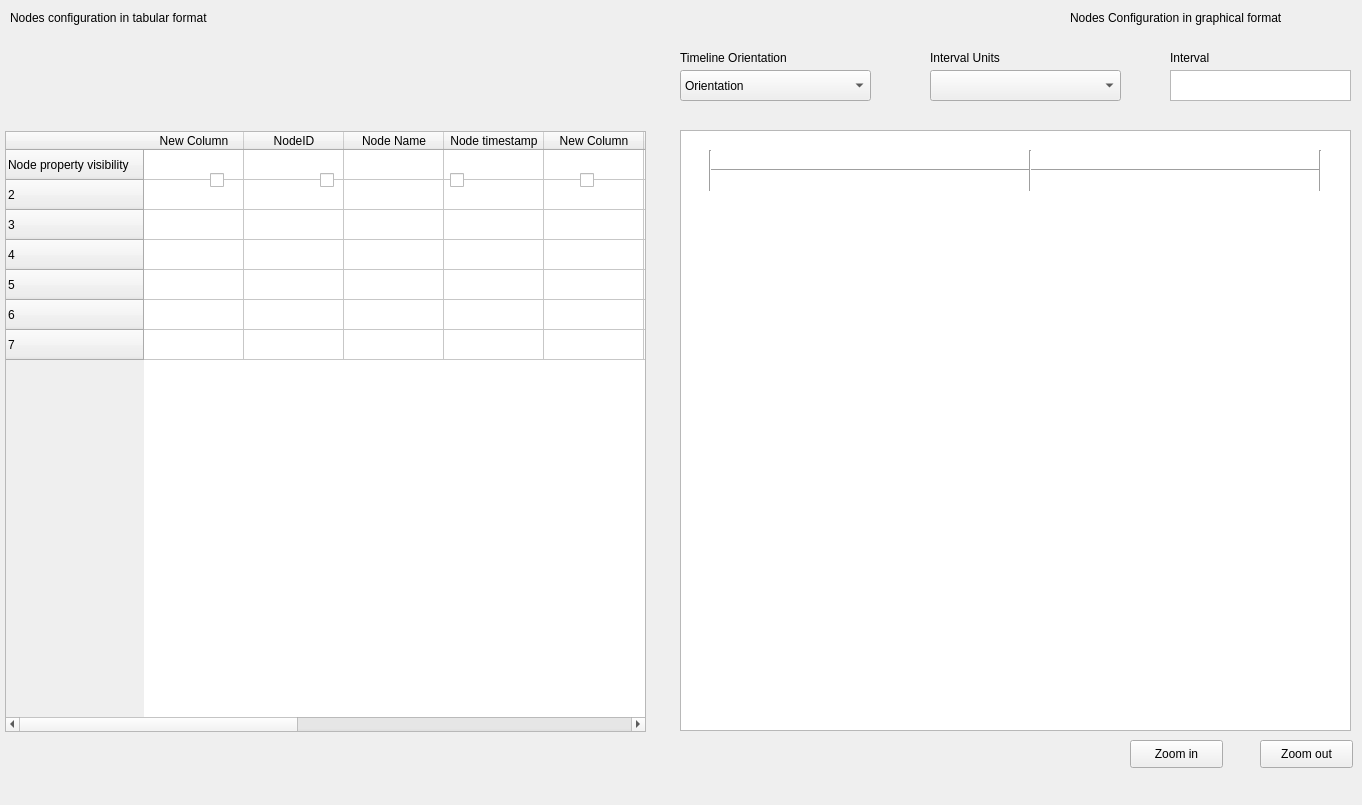
<?xml version="1.0" encoding="UTF-8"?>
<ui version="4.0">
 <class>Form</class>
 <widget class="QWidget" name="Form">
  <property name="geometry">
   <rect>
    <x>0</x>
    <y>0</y>
    <width>1362</width>
    <height>805</height>
   </rect>
  </property>
  <property name="windowTitle">
   <string>Form</string>
  </property>
  <widget class="QLabel" name="label">
   <property name="geometry">
    <rect>
     <x>1070</x>
     <y>10</y>
     <width>251</width>
     <height>16</height>
    </rect>
   </property>
   <property name="text">
    <string>Nodes Configuration in graphical format</string>
   </property>
  </widget>
  <widget class="QComboBox" name="comboBox">
   <property name="geometry">
    <rect>
     <x>680</x>
     <y>70</y>
     <width>191</width>
     <height>31</height>
    </rect>
   </property>
   <item>
    <property name="text">
     <string>Orientation</string>
    </property>
   </item>
   <item>
    <property name="text">
     <string>Vertical</string>
    </property>
   </item>
   <item>
    <property name="text">
     <string>Horizontal</string>
    </property>
   </item>
  </widget>
  <widget class="QLabel" name="label_2">
   <property name="geometry">
    <rect>
     <x>680</x>
     <y>50</y>
     <width>131</width>
     <height>16</height>
    </rect>
   </property>
   <property name="text">
    <string>Timeline Orientation</string>
   </property>
  </widget>
  <widget class="QListWidget" name="listWidget">
   <property name="geometry">
    <rect>
     <x>680</x>
     <y>130</y>
     <width>671</width>
     <height>601</height>
    </rect>
   </property>
  </widget>
  <widget class="QLabel" name="label_3">
   <property name="geometry">
    <rect>
     <x>930</x>
     <y>50</y>
     <width>131</width>
     <height>16</height>
    </rect>
   </property>
   <property name="text">
    <string>Interval Units</string>
   </property>
  </widget>
  <widget class="QComboBox" name="comboBox_2">
   <property name="geometry">
    <rect>
     <x>930</x>
     <y>70</y>
     <width>191</width>
     <height>31</height>
    </rect>
   </property>
  </widget>
  <widget class="Line" name="line">
   <property name="geometry">
    <rect>
     <x>710</x>
     <y>160</y>
     <width>611</width>
     <height>20</height>
    </rect>
   </property>
   <property name="orientation">
    <enum>Qt::Horizontal</enum>
   </property>
  </widget>
  <widget class="Line" name="line_2">
   <property name="geometry">
    <rect>
     <x>700</x>
     <y>150</y>
     <width>20</width>
     <height>41</height>
    </rect>
   </property>
   <property name="orientation">
    <enum>Qt::Vertical</enum>
   </property>
  </widget>
  <widget class="Line" name="line_3">
   <property name="geometry">
    <rect>
     <x>1310</x>
     <y>150</y>
     <width>20</width>
     <height>41</height>
    </rect>
   </property>
   <property name="orientation">
    <enum>Qt::Vertical</enum>
   </property>
  </widget>
  <widget class="Line" name="line_4">
   <property name="geometry">
    <rect>
     <x>1020</x>
     <y>150</y>
     <width>20</width>
     <height>41</height>
    </rect>
   </property>
   <property name="orientation">
    <enum>Qt::Vertical</enum>
   </property>
  </widget>
  <widget class="QPushButton" name="pushButton">
   <property name="geometry">
    <rect>
     <x>1130</x>
     <y>740</y>
     <width>93</width>
     <height>28</height>
    </rect>
   </property>
   <property name="text">
    <string>Zoom in</string>
   </property>
  </widget>
  <widget class="QPushButton" name="pushButton_2">
   <property name="geometry">
    <rect>
     <x>1260</x>
     <y>740</y>
     <width>93</width>
     <height>28</height>
    </rect>
   </property>
   <property name="text">
    <string>Zoom out</string>
   </property>
  </widget>
  <widget class="QTextBrowser" name="textBrowser">
   <property name="geometry">
    <rect>
     <x>1170</x>
     <y>70</y>
     <width>181</width>
     <height>31</height>
    </rect>
   </property>
   <property name="readOnly">
    <bool>false</bool>
   </property>
  </widget>
  <widget class="QLabel" name="label_4">
   <property name="geometry">
    <rect>
     <x>1170</x>
     <y>50</y>
     <width>131</width>
     <height>16</height>
    </rect>
   </property>
   <property name="text">
    <string>Interval</string>
   </property>
  </widget>
  <widget class="QLabel" name="label_5">
   <property name="geometry">
    <rect>
     <x>720</x>
     <y>220</y>
     <width>621</width>
     <height>431</height>
    </rect>
   </property>
   <property name="text">
    <string/>
   </property>
   <property name="pixmap">
    <pixmap>../../../../../Downloads/Untitled Diagram.png</pixmap>
   </property>
   <property name="scaledContents">
    <bool>true</bool>
   </property>
  </widget>
  <widget class="QTableWidget" name="tableWidget">
   <property name="enabled">
    <bool>true</bool>
   </property>
   <property name="geometry">
    <rect>
     <x>5</x>
     <y>131</y>
     <width>641</width>
     <height>601</height>
    </rect>
   </property>
   <property name="frameShape">
    <enum>QFrame::StyledPanel</enum>
   </property>
   <property name="frameShadow">
    <enum>QFrame::Sunken</enum>
   </property>
   <property name="dragDropMode">
    <enum>QAbstractItemView::InternalMove</enum>
   </property>
   <property name="selectionMode">
    <enum>QAbstractItemView::MultiSelection</enum>
   </property>
   <property name="selectionBehavior">
    <enum>QAbstractItemView::SelectColumns</enum>
   </property>
   <property name="rowCount">
    <number>7</number>
   </property>
   <row>
    <property name="text">
     <string>Node property visibility</string>
    </property>
    <property name="whatsThis">
     <string>&lt;!DOCTYPE HTML PUBLIC &quot;-//W3C//DTD HTML 4.0//EN&quot; &quot;http://www.w3.org/TR/REC-html40/strict.dtd&quot;&gt;
&lt;html&gt;&lt;head&gt;&lt;meta name=&quot;qrichtext&quot; content=&quot;1&quot; /&gt;&lt;style type=&quot;text/css&quot;&gt;
p, li { white-space: pre-wrap; }
&lt;/style&gt;&lt;/head&gt;&lt;body style=&quot; font-family:'MS Shell Dlg 2'; font-size:8pt; font-weight:400; font-style:normal;&quot;&gt;
&lt;p style=&quot;-qt-paragraph-type:empty; margin-top:0px; margin-bottom:0px; margin-left:0px; margin-right:0px; -qt-block-indent:0; text-indent:0px;&quot;&gt;&lt;br /&gt;&lt;/p&gt;&lt;/body&gt;&lt;/html&gt;</string>
    </property>
   </row>
   <row/>
   <row/>
   <row/>
   <row/>
   <row/>
   <row/>
   <column>
    <property name="text">
     <string>New Column</string>
    </property>
   </column>
   <column>
    <property name="text">
     <string>NodeID</string>
    </property>
   </column>
   <column>
    <property name="text">
     <string>Node Name</string>
    </property>
   </column>
   <column>
    <property name="text">
     <string>Node timestamp</string>
    </property>
   </column>
   <column>
    <property name="text">
     <string>New Column</string>
    </property>
   </column>
   <column>
    <property name="text">
     <string>Node description</string>
    </property>
   </column>
   <column>
    <property name="text">
     <string>Log entry reference</string>
    </property>
   </column>
   <column>
    <property name="text">
     <string>Log creator</string>
    </property>
   </column>
   <column>
    <property name="text">
     <string>Event type</string>
    </property>
   </column>
   <column>
    <property name="text">
     <string>Icon type</string>
    </property>
   </column>
   <column>
    <property name="text">
     <string>Node visibility</string>
    </property>
   </column>
   <item row="1" column="0">
    <property name="text">
     <string/>
    </property>
   </item>
  </widget>
  <widget class="QLabel" name="label_6">
   <property name="geometry">
    <rect>
     <x>10</x>
     <y>10</y>
     <width>251</width>
     <height>16</height>
    </rect>
   </property>
   <property name="text">
    <string>Nodes configuration in tabular format</string>
   </property>
  </widget>
  <widget class="QCheckBox" name="checkBox">
   <property name="geometry">
    <rect>
     <x>210</x>
     <y>170</y>
     <width>81</width>
     <height>20</height>
    </rect>
   </property>
   <property name="text">
    <string/>
   </property>
  </widget>
  <widget class="QCheckBox" name="checkBox_2">
   <property name="geometry">
    <rect>
     <x>320</x>
     <y>170</y>
     <width>81</width>
     <height>20</height>
    </rect>
   </property>
   <property name="text">
    <string/>
   </property>
  </widget>
  <widget class="QCheckBox" name="checkBox_3">
   <property name="geometry">
    <rect>
     <x>450</x>
     <y>170</y>
     <width>81</width>
     <height>20</height>
    </rect>
   </property>
   <property name="text">
    <string/>
   </property>
  </widget>
  <widget class="QCheckBox" name="checkBox_4">
   <property name="geometry">
    <rect>
     <x>580</x>
     <y>170</y>
     <width>81</width>
     <height>20</height>
    </rect>
   </property>
   <property name="text">
    <string/>
   </property>
  </widget>
 </widget>
 <resources/>
 <connections/>
</ui>
